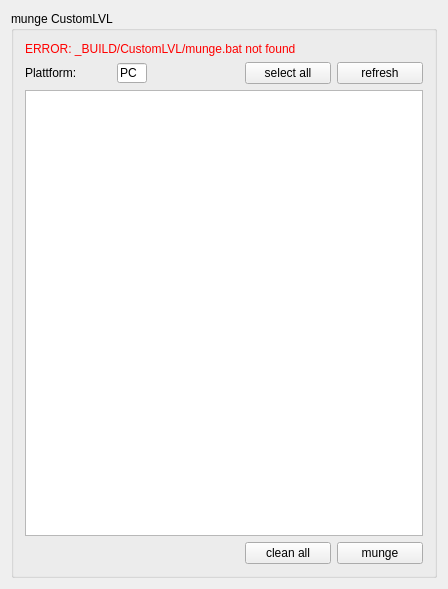
<?xml version="1.0" encoding="UTF-8"?>
<ui version="4.0">
 <class>MainWindow</class>
 <widget class="QMainWindow" name="MainWindow">
  <property name="geometry">
   <rect>
    <x>0</x>
    <y>0</y>
    <width>448</width>
    <height>589</height>
   </rect>
  </property>
  <property name="windowTitle">
   <string>Munge CustomLVL</string>
  </property>
  <widget class="QWidget" name="centralWidget">
   <layout class="QGridLayout" name="gridLayout_2">
    <item row="0" column="1">
     <widget class="QGroupBox" name="groupBox">
      <property name="title">
       <string>munge CustomLVL</string>
      </property>
      <layout class="QGridLayout" name="gridLayout">
       <item row="2" column="4">
        <widget class="QPushButton" name="pushRefresh">
         <property name="text">
          <string>refresh</string>
         </property>
        </widget>
       </item>
       <item row="2" column="3">
        <widget class="QPushButton" name="pushSelection">
         <property name="text">
          <string>select all</string>
         </property>
        </widget>
       </item>
       <item row="2" column="0">
        <widget class="QLabel" name="labelPlattform">
         <property name="text">
          <string>Plattform:</string>
         </property>
        </widget>
       </item>
       <item row="2" column="1">
        <widget class="QLineEdit" name="lineEditPlattform">
         <property name="minimumSize">
          <size>
           <width>30</width>
           <height>20</height>
          </size>
         </property>
         <property name="maximumSize">
          <size>
           <width>30</width>
           <height>20</height>
          </size>
         </property>
         <property name="text">
          <string>PC</string>
         </property>
        </widget>
       </item>
       <item row="3" column="0" colspan="5">
        <widget class="QListWidget" name="listWidget"/>
       </item>
       <item row="4" column="4">
        <widget class="QPushButton" name="pushMunge">
         <property name="text">
          <string>munge</string>
         </property>
        </widget>
       </item>
       <item row="4" column="3">
        <widget class="QPushButton" name="pushClean">
         <property name="text">
          <string>clean all</string>
         </property>
        </widget>
       </item>
       <item row="1" column="0" colspan="5">
        <widget class="QLabel" name="labelMessage">
         <property name="text">
          <string>&lt;html&gt;&lt;head/&gt;&lt;body&gt;&lt;p&gt;&lt;span style=&quot; color:#ff0000;&quot;&gt;ERROR: _BUILD/CustomLVL/munge.bat not found&lt;/span&gt;&lt;/p&gt;&lt;/body&gt;&lt;/html&gt;</string>
         </property>
        </widget>
       </item>
      </layout>
     </widget>
    </item>
   </layout>
  </widget>
 </widget>
 <layoutdefault spacing="6" margin="11"/>
 <resources/>
 <connections/>
</ui>
